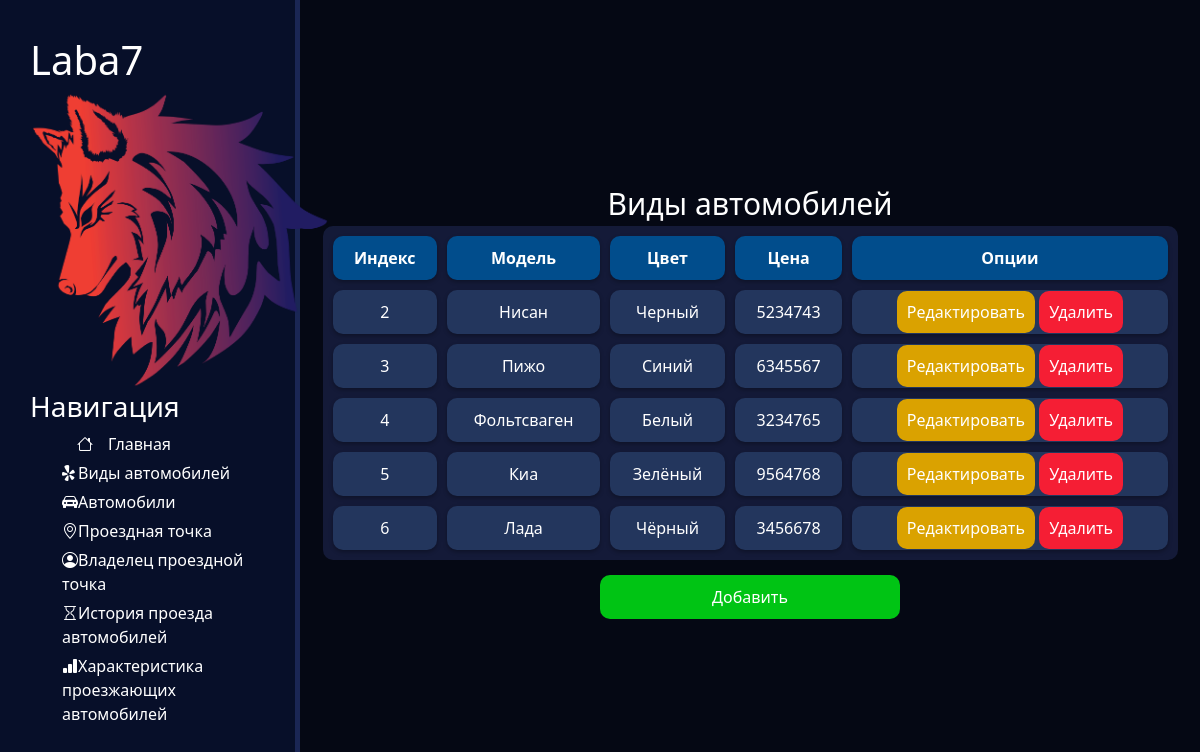
The app's page /table_show/0 with its own data.
### main/models.py (models this page shows, shortened)
class CarType(models.Model):
    model = models.CharField('Модель', max_length=50)
    color = models.CharField('Цвет', max_length=50)
    price = models.IntegerField()
    names = ["Индекс", "Модель", "Цвет", "Цена"]
    title = "Виды автомобилей"
    def get_dict(self):
        return {"id": self.id, 0: self.model, 1: self.color, 2: self.price}

### main/views.py (the view)
# urls.py: path('table_show/<int:tk>', views.table_view, name='table_show'),
def table_view(request, tk):
    table = []
    model = [CarType, Car, TravelPoint, OwnerTravelPoint, CarPass, DataOfPassingCar]
    title = model[tk].title
    for x in model[tk].objects.all():
        table.append(x.get_dict())
    return render(request, 'main/table_show.html', {'table': table, 'names': model[tk].names, 'title': title, 'table_id': tk})

### main/templates/main/table_show.html (shortened to what this page needs)
{% load static %}
<!doctype html>
<html lang="en">
<head>
    <link rel="stylesheet" href="{% static 'main/css/navigation.css' %}">
    <link rel="stylesheet" href="https://cdn.jsdelivr.net/npm/bootstrap@5.2.3/dist/css/bootstrap.min.css">
    <link rel="stylesheet" href="{% static 'main/css/data_table.css' %}">
</head>
    <body>
        {% include 'main/navigation.html' %}
        <div class="center_table">
                <div class="horizontal_center">
                    <div>{{title}}</div>
                </div>
                <table class="data_table">
                    <tr>
                        {% for name in names %}
                        <th>{{ name }}</th>
                        {% endfor %}
                        <th>Опции</th>
                    </tr>
                    {% for t in table %}
                    <tr>
                        {% for k, v in t.items %}
                        <td> {{v}} </td>
                        {% endfor %}
                        <td>
                            <a href="{% url 'table_change' tk=table_id el=forloop.counter command='edit' %}" class="edit_button button">Редактировать</a>
                            <a href="{% url 'table_change' tk=table_id el=forloop.counter command='delete' %}"  class="delete_button button">Удалить</a>
                        </td>
                    </tr>
                    {% endfor %}
                </table>
            <div class="horizontal_center">
                <a href="{% url 'table_change' tk=table_id el=0 command='add' %}"  class="add_button button big_button">Добавить</a>
            </div>
        </div>
    </body>
</html>

### main/static/main/css/navigation.css (style rules this page uses)
body { margin: 0px }

### main/static/main/css/data_table.css (style rules this page uses)
html, body { width: 100%; height: 100%; background: #050814; }
.data_table { background-color: #141a38; border-radius: 10px; color: white; width: 100%; border-collapse: separate; border-spacing: 10px; width: 95%; }
.data_table th, td { border-radius: 10px; padding: 10px; text-align: center; box-shadow: 0px 2px 4px rgba(0, 0, 0, 0.3); transition: 0.2s all ease }
.data_table th { background-color: #014d8c; }
.data_table td { color: white; background-color: #23365d; }
.center_table { display:flex; justify-content: center; align-items: center; flex-direction: column; height: 100%; }
.horizontal_center { color: white; display: flex; justify-content: center; }
.horizontal_center div { font-size: 30px; fon-weight: bold; }
.button { color: white; padding: 10px; border-radius: 10px; border: 0px solid white; text-align: center; text-decoration: none; transition: 0.2s ease all }
.edit_button { background-color: #daa200; }
.delete_button { background-color: #f51e34; }
.add_button { margin-top: 15px; background-color: #00c414; }
.big_button { width: 300px; }

### records on screen
CarType: t "Нисан" "Черный"
CarType: t "Пижо" "Синий"
CarType: t "Фольтсваген" "Белый"
CarType: t "Киа" "Зелёный"
CarType: t "Лада" "Чёрный"

### other values on screen
{{ title }} "Виды автомобилей"
{{ name }} "Индекс" "Модель" "Цвет" "Цена"
{{ v }} "2" "5234743" "3" "6345567" "4" "3234765" "5" "9564768" "6" "3456678"
